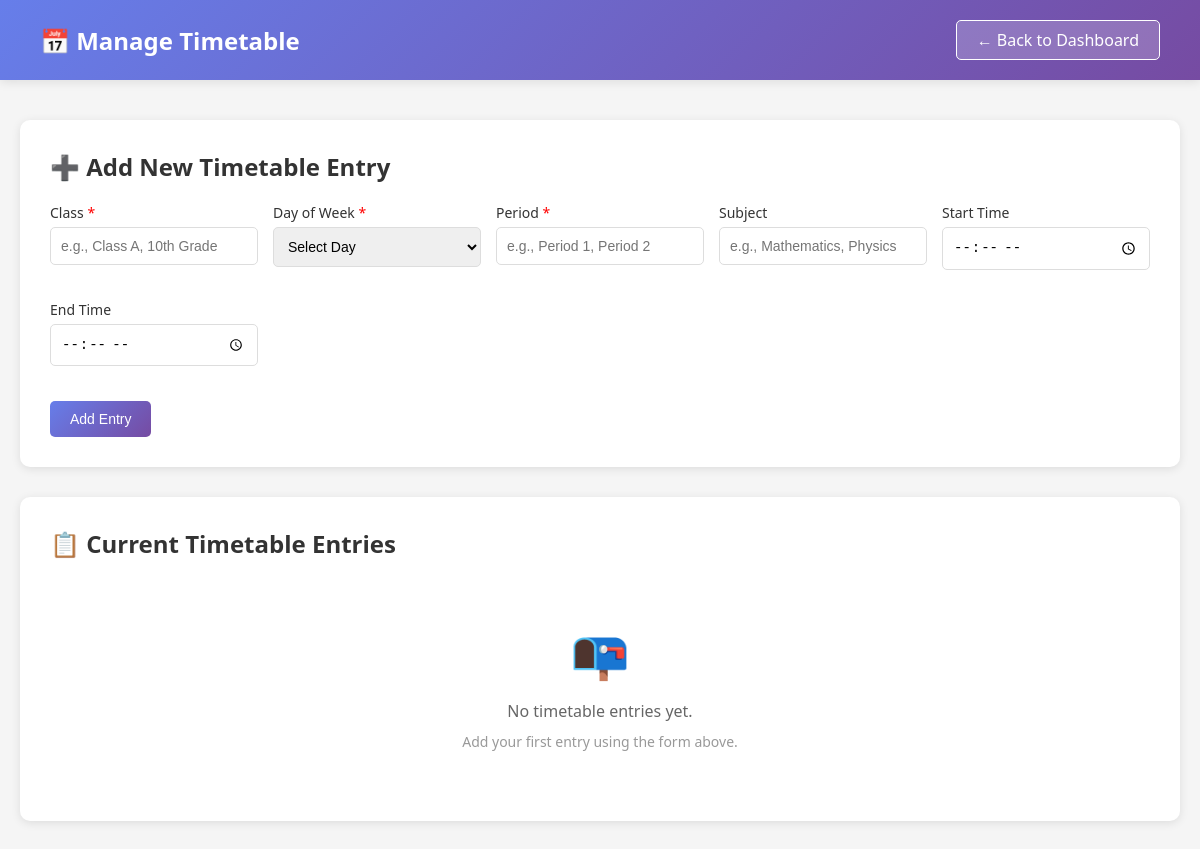
Page /timetable/manage (signed in) on the earlier database version.
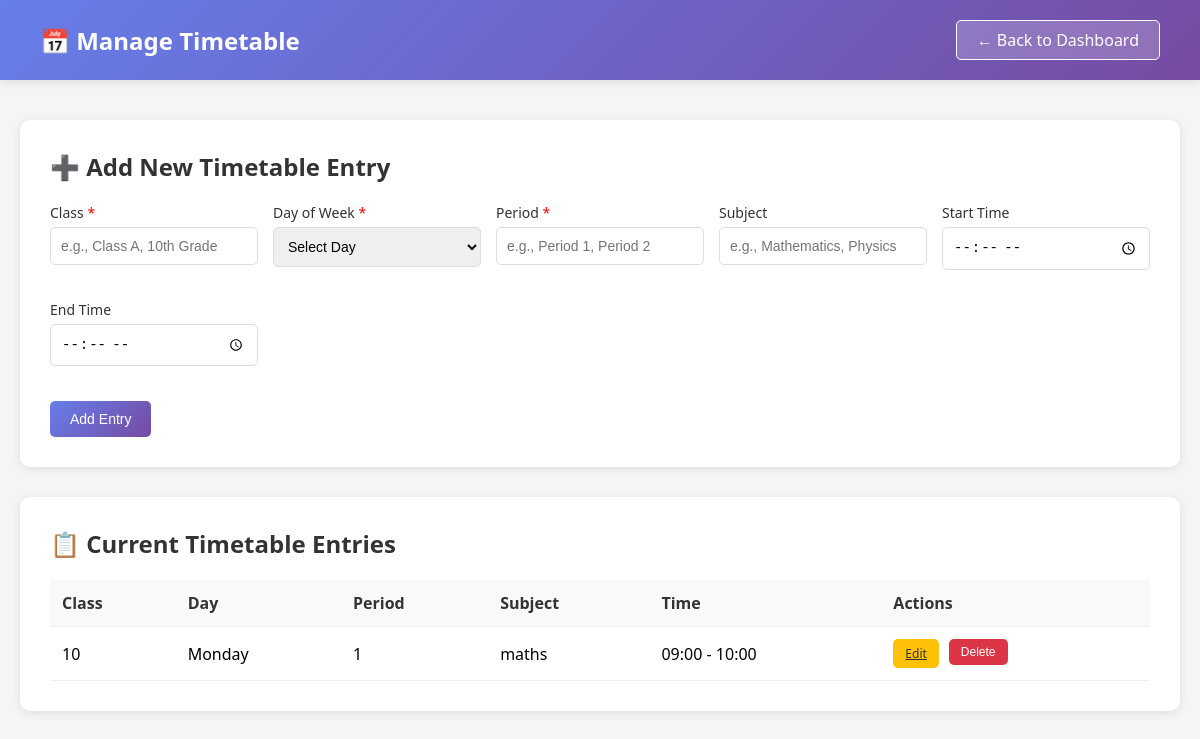
Same page on the later database version.
### models.py (models this page shows)
class Timetable(Base):
    __tablename__ = 'timetable'
    id = Column(Integer, primary_key=True)
    class_name = Column(String, nullable=False)
    day_of_week = Column(String, nullable=False)  # e.g., 'Monday', 'Tuesday'
    period = Column(String, nullable=False)       # e.g., 'Period 1', 'Period 2'
    subject = Column(String, nullable=True)       # e.g., 'Mathematics', 'Physics'
    start_time = Column(String, nullable=True)    # e.g., '09:00'
    end_time = Column(String, nullable=True)      # e.g., '10:00'

### app.py (the view, shortened to what this page needs)
@app.route('/timetable/manage', methods=['GET', 'POST'])
@login_required
def manage_timetable():
    if current_user.role != 'teacher':
        flash('Access denied! Teachers only.', 'error')
        return redirect(url_for('login'))
    db = SessionLocal()
    day_order = ['Monday', 'Tuesday', 'Wednesday', 'Thursday', 'Friday', 'Saturday', 'Sunday']
    timetable_entries = db.query(Timetable).all()
    timetable_entries.sort(key=lambda x: (day_order.index(x.day_of_week) if x.day_of_week in day_order else 999, x.period))
    db.close()
    return render_template('manage_timetable.html', timetable_entries=timetable_entries)

### app.py (called while the page is built)
@login_manager.user_loader
def load_user(user_id):
    db = SessionLocal()
    user = db.query(User).get(int(user_id))
    db.close()
    return user

### templates/manage_timetable.html (shortened to what this page needs)
<!DOCTYPE html>
<html lang="en">
<head>
</head>
<body>
    <div class="header">
        <div class="header-content">
            <h1>📅 Manage Timetable</h1>
            <a href="{{ url_for('teacher_dashboard') }}" class="back-btn">← Back to Dashboard</a>
        </div>
    </div>
    <div class="container">
        <div class="card">
            <h2>➕ Add New Timetable Entry</h2>
            <form method="POST" action="{{ url_for('manage_timetable') }}">
                <div class="form-grid">
                    <div class="form-group">
                        <label>Class <span class="required">*</span></label>
                        <input type="text" name="class_name" required placeholder="e.g., Class A, 10th Grade">
                    </div>
                    <div class="form-group">
                        <label>Day of Week <span class="required">*</span></label>
                        <select name="day_of_week" required>
                            <option value="">Select Day</option>
                        </select>
                    </div>
                    <div class="form-group">
                        <label>Period <span class="required">*</span></label>
                        <input type="text" name="period" required placeholder="e.g., Period 1, Period 2">
                    </div>
                    <div class="form-group">
                        <label>Subject</label>
                        <input type="text" name="subject" placeholder="e.g., Mathematics, Physics">
                    </div>
                    <div class="form-group">
                        <label>Start Time</label>
                        <input type="time" name="start_time">
                    </div>
                    <div class="form-group">
                        <label>End Time</label>
                        <input type="time" name="end_time">
                    </div>
                </div>
                <button type="submit" class="btn btn-primary">Add Entry</button>
            </form>
        </div>
        <div class="card">
            <h2>📋 Current Timetable Entries</h2>
            {% if timetable_entries %}
                <div class="table-container">
                    <table>
                        <thead>
                            <tr>
                                <th>Class</th>
                                <th>Day</th>
                                <th>Period</th>
                                <th>Subject</th>
                                <th>Time</th>
                                <th>Actions</th>
                            </tr>
                        </thead>
                        <tbody>
                            {% for entry in timetable_entries %}
                            <tr>
                                <td>{{ entry.class_name }}</td>
                                <td>{{ entry.day_of_week }}</td>
                                <td>{{ entry.period }}</td>
                                <td>{{ entry.subject or '-' }}</td>
                                <td>
                                    {% if entry.start_time and entry.end_time %}
                                        {{ entry.start_time }} - {{ entry.end_time }}
                                    {% else %}
                                        -
                                    {% endif %}
                                </td>
                                <td>
                                    <div class="actions">
                                        <a href="{{ url_for('edit_timetable', id=entry.id) }}" class="btn btn-edit">Edit</a>
                                        <form method="POST" action="{{ url_for('delete_timetable', id=entry.id) }}" style="display: inline;" onsubmit="return confirm('Are you sure you want to delete this entry?');">
                                            <button type="submit" class="btn btn-danger">Delete</button>
                                        </form>
                                    </div>
                                </td>
                            </tr>
                            {% endfor %}
                        </tbody>
                    </table>
                </div>
            {% else %}
                <div class="empty-state">
                    <div class="empty-state-icon">📭</div>
                    <p>No timetable entries yet.</p>
                    <p style="font-size: 14px; color: #999; margin-top: 10px;">
                        Add your first entry using the form above.
                    </p>
                </div>
            {% endif %}
        </div>
    </div>
</body>
</html>

### templates/manage_timetable.html (style rules this page uses)
* { margin: 0; padding: 0; box-sizing: border-box; }
body { font-family: 'Segoe UI', Tahoma, Geneva, Verdana, sans-serif; background: #f5f5f5; }
.header { background: linear-gradient(135deg, #667eea 0%, #764ba2 100%); color: white; padding: 20px 40px; box-shadow: 0 2px 10px rgba(0,0,0,0.1); }
.header-content { max-width: 1200px; margin: 0 auto; display: flex; justify-content: space-between; align-items: center; }
.header h1 { font-size: 24px; }
.back-btn { background: rgba(255,255,255,0.2); color: white; padding: 8px 20px; border: 1px solid white; border-radius: 5px; text-decoration: none; transition: background 0.3s; }
.container { max-width: 1200px; margin: 40px auto; padding: 0 20px; }
.card { background: white; padding: 30px; border-radius: 10px; box-shadow: 0 2px 10px rgba(0,0,0,0.1); margin-bottom: 30px; }
.card h2 { color: #333; margin-bottom: 20px; }
.form-grid { display: grid; grid-template-columns: repeat(auto-fit, minmax(200px, 1fr)); gap: 15px; margin-bottom: 20px; }
.form-group { margin-bottom: 15px; }
label { display: block; margin-bottom: 5px; color: #333; font-weight: 500; font-size: 14px; }
input[type="text"], input[type="time"], select { width: 100%; padding: 10px; border: 1px solid #ddd; border-radius: 5px; font-size: 14px; }
.btn { padding: 10px 20px; border: none; border-radius: 5px; cursor: pointer; font-size: 14px; transition: transform 0.2s; }
.btn-primary { background: linear-gradient(135deg, #667eea 0%, #764ba2 100%); color: white; }
.btn-danger { background: #dc3545; color: white; padding: 6px 12px; font-size: 12px; }
.btn-edit { background: #ffc107; color: #333; padding: 6px 12px; font-size: 12px; margin-right: 5px; }
.table-container { overflow-x: auto; }
table { width: 100%; border-collapse: collapse; }
th, td { padding: 12px; text-align: left; border-bottom: 1px solid #eee; }
th { background: #f8f9fa; color: #333; font-weight: 600; }
.required { color: red; }
.actions { display: flex; gap: 5px; }

Differences in the rows shown:
added Timetable: class_name "10", day_of_week "Monday", period "1", subject "maths", start_time "09:00", end_time "10:00"
Other differences:
text no longer shown: "📭 No timetable entries yet. Add your first entry using the form above."
text now shown: "Class Day Period Subject Time Actions"
